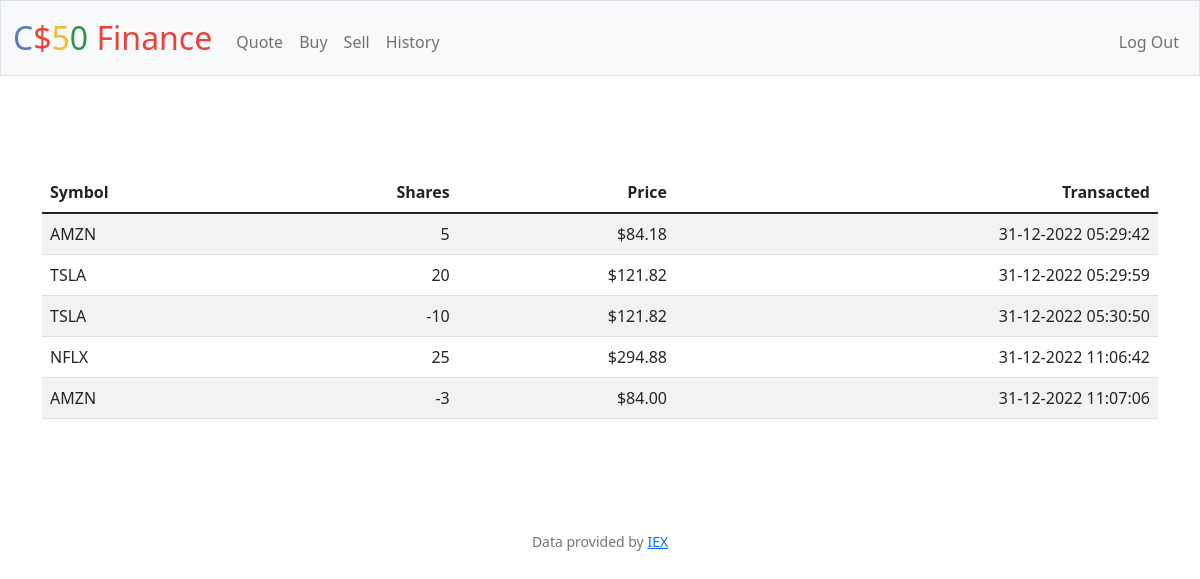
Before: /history (signed in) with the older database file.
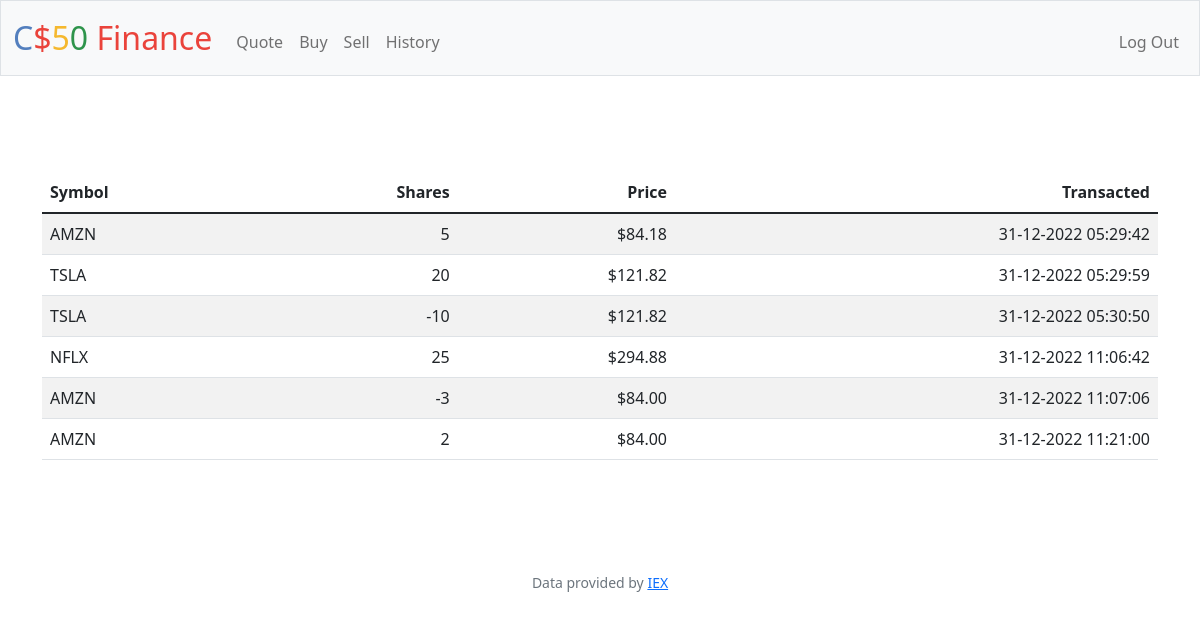
After: the same page with the newer database file.
### tables this page shows
CREATE TABLE transactions (
    id INTEGER PRIMARY KEY AUTOINCREMENT NOT NULL,
    user_id INTEGER NOT NULL,
    symbol TEXT NOT NULL,
    name TEXT NOT NULL,
    amount INTEGER NOT NULL,
    price NUMERIC NOT NULL,
    current_price NUMERIC NOT NULL,
    total NUMERIC NOT NULL,
    time TEXT NOT NULL,
    FOREIGN KEY(user_id) REFERENCES users(id)
);

### app.py (the view)
@app.route("/history")
@login_required
def history():
    rows = db.execute("SELECT * FROM transactions WHERE user_id = ?", session["user_id"])
    return render_template("history.html", rows=rows)

### app.py (called while the page is built)
@app.after_request
def after_request(response):
    response.headers["Cache-Control"] = "no-cache, no-store, must-revalidate"
    response.headers["Expires"] = 0
    response.headers["Pragma"] = "no-cache"
    return response

### helpers.py (called while the page is built)
def login_required(f):
    @wraps(f)
    def decorated_function(*args, **kwargs):
        if session.get("user_id") is None:
            return redirect("/login")
        return f(*args, **kwargs)
    return decorated_function

def usd(value):
    return f"${value:,.2f}"

### templates/history.html (shortened to what this page needs)
{% extends "layout.html" %}
{% block main %}
    <main class="container py-5 text-center">
        <table class="table table-striped">
            <thead>
                <tr>
                    <th class="text-start">Symbol</th>
                    <th class="text-end">Shares</th>
                    <th class="text-end">Price</th>
                    <th class="text-end">Transacted</th>
                </tr>
            </thead>
            <tbody>
                {% for row in rows %}
                    <tr>
                        <td class="text-start">{{ row.symbol }}</td>
                        <td class="text-end">{{ row.amount }}</td>
                        <td class="text-end">{{ row.price | usd }}</td>
                        <td class="text-end">{{ row.time }}</td>
                    </tr>
                {% endfor %}
            </tbody>
        </table>
    </main>
{% endblock %}

### templates/layout.html (shortened to what this page needs)
<!DOCTYPE html>
<html lang="en">
    <head>
        <link href="https://cdn.jsdelivr.net/npm/bootstrap@5.1.3/dist/css/bootstrap.min.css" rel="stylesheet">
        <link href="/static/styles.css" rel="stylesheet">
    </head>
    <body>
        <nav class="bg-light border navbar navbar-expand-md navbar-light">
            <div class="container-fluid">
                <a class="navbar-brand" href="/"><span class="blue">C</span><span class="red">$</span><span class="yellow">5</span><span class="green">0</span> <span class="red">Finance</span></a>
                <div class="collapse navbar-collapse" id="navbar">
                    {% if session["user_id"] %}
                        <ul class="navbar-nav me-auto mt-2">
                            <li class="nav-item"><a class="nav-link" href="/quote">Quote</a></li>
                            <li class="nav-item"><a class="nav-link" href="/buy">Buy</a></li>
                            <li class="nav-item"><a class="nav-link" href="/sell">Sell</a></li>
                            <li class="nav-item"><a class="nav-link" href="/history">History</a></li>
                        </ul>
                        <ul class="navbar-nav ms-auto mt-2">
                            <li class="nav-item"><a class="nav-link" href="/logout">Log Out</a></li>
                        </ul>
                    {% else %}
                        <ul class="navbar-nav ms-auto mt-2">
                            <li class="nav-item"><a class="nav-link" href="/register">Register</a></li>
                            <li class="nav-item"><a class="nav-link" href="/login">Log In</a></li>
                        </ul>
                    {% endif %}
                </div>
            </div>
        </nav>
        <main class="container-fluid py-5 text-center">
            {% block main %}{% endblock %}
        </main>
        <footer class="mb-5 small text-center text-muted">
            Data provided by <a href="https://iexcloud.io/">IEX</a>
        </footer>
    </body>
</html>

### static/styles.css (style rules this page uses)
nav .navbar-brand { font-size: xx-large; }
nav .navbar-brand .blue { color: #537fbe; }
nav .navbar-brand .red { color: #ea433b; }
nav .navbar-brand .yellow { color: #f5b82e; }
nav .navbar-brand .green { color: #2e944b; }

Changed rows visible on the page:
added transactions: symbol "AMZN", amount "2", price "$84.00", time "31-12-2022 11:21:00"
